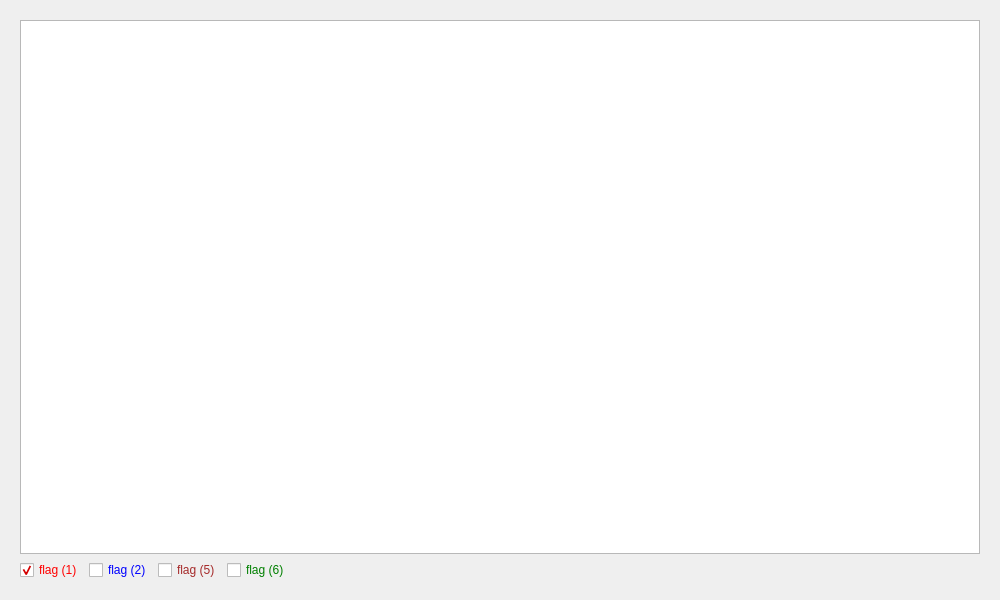
<?xml version="1.0" encoding="UTF-8"?>
<ui version="4.0">
 <class>Form</class>
 <widget class="QWidget" name="Form">
  <property name="geometry">
   <rect>
    <x>0</x>
    <y>0</y>
    <width>1000</width>
    <height>600</height>
   </rect>
  </property>
  <property name="windowTitle">
   <string>Form</string>
  </property>
  <layout class="QVBoxLayout" name="verticalLayout">
   <item>
    <widget class="CContextFrame" name="CContextFrame_CaptureTab_rawBuf0">
     <layout class="QVBoxLayout" name="verticalLayout_2">
      <item>
       <widget class="CStaticPlot" name="CStaticPlot_Capture_rawBuf0">
        <property name="minimumSize">
         <size>
          <width>500</width>
          <height>200</height>
         </size>
        </property>
        <property name="styleSheet">
         <string notr="true"/>
        </property>
        <property name="backgroundBrush">
         <brush brushstyle="SolidPattern">
          <color alpha="255">
           <red>0</red>
           <green>0</green>
           <blue>0</blue>
          </color>
         </brush>
        </property>
        <property name="foregroundBrush">
         <brush brushstyle="NoBrush">
          <color alpha="255">
           <red>0</red>
           <green>0</green>
           <blue>0</blue>
          </color>
         </brush>
        </property>
        <property name="interactive">
         <bool>true</bool>
        </property>
        <property name="renderHints">
         <set>QPainter::TextAntialiasing</set>
        </property>
        <property name="dragMode">
         <enum>QGraphicsView::NoDrag</enum>
        </property>
        <property name="cacheMode">
         <set>QGraphicsView::CacheBackground</set>
        </property>
        <property name="transformationAnchor">
         <enum>QGraphicsView::NoAnchor</enum>
        </property>
        <property name="plotTitle" stdset="0">
         <string notr="true">rawBuf0</string>
        </property>
        <property name="gridOrientation" stdset="0">
         <enum>StaticPlotWidget::Both</enum>
        </property>
        <property name="showLegend" stdset="0">
         <bool>false</bool>
        </property>
        <property name="layerIDs" stdset="0">
         <stringlist/>
        </property>
        <property name="axisLabels" stdset="0">
         <string>{&quot;right&quot;: &quot;amplitude&quot;, &quot;left&quot;: &quot;amplitude&quot;, &quot;bottom&quot;: &quot;time (microseconds)&quot;, &quot;top&quot;: &quot;time (microseconds)&quot;}</string>
        </property>
        <property name="axisRanges" stdset="0">
         <string>{&quot;x&quot;: &quot;auto&quot;, &quot;y&quot;: &quot;auto&quot;}</string>
        </property>
        <property name="replaceDataItemPenColor" stdset="0">
         <color>
          <red>255</red>
          <green>255</green>
          <blue>255</blue>
         </color>
        </property>
        <property name="replaceDataItemPenWidth" stdset="0">
         <number>1</number>
        </property>
        <property name="replaceDataItemSymbol" stdset="0">
         <enum>StaticPlotWidget::NoSymbol</enum>
        </property>
        <property name="curves" stdset="0">
         <stringlist/>
        </property>
       </widget>
      </item>
      <item>
       <layout class="QHBoxLayout" name="horizontalLayout">
        <item>
         <widget class="QCheckBox" name="checkBox_one">
          <property name="styleSheet">
           <string notr="true">color: red;</string>
          </property>
          <property name="text">
           <string>flag (1)</string>
          </property>
          <property name="checked">
           <bool>true</bool>
          </property>
         </widget>
        </item>
        <item>
         <widget class="QCheckBox" name="checkBox_two">
          <property name="styleSheet">
           <string notr="true">color: blue;</string>
          </property>
          <property name="text">
           <string>flag (2)</string>
          </property>
         </widget>
        </item>
        <item>
         <widget class="QCheckBox" name="checkBox_five">
          <property name="styleSheet">
           <string notr="true">color: brown;</string>
          </property>
          <property name="text">
           <string>flag (5)</string>
          </property>
         </widget>
        </item>
        <item>
         <widget class="QCheckBox" name="checkBox_six">
          <property name="styleSheet">
           <string notr="true">color: green;</string>
          </property>
          <property name="text">
           <string>flag (6)</string>
          </property>
         </widget>
        </item>
        <item>
         <spacer name="horizontalSpacer">
          <property name="orientation">
           <enum>Qt::Horizontal</enum>
          </property>
          <property name="sizeHint" stdset="0">
           <size>
            <width>40</width>
            <height>20</height>
           </size>
          </property>
         </spacer>
        </item>
       </layout>
      </item>
     </layout>
    </widget>
   </item>
  </layout>
 </widget>
 <customwidgets>
  <customwidget>
   <class>StaticPlotWidget</class>
   <extends>QGraphicsView</extends>
   <header>accwidgets.graph</header>
  </customwidget>
  <customwidget>
   <class>CContextFrame</class>
   <extends>QFrame</extends>
   <header>comrad.widgets.containers</header>
   <container>1</container>
  </customwidget>
  <customwidget>
   <class>CStaticPlot</class>
   <extends>StaticPlotWidget</extends>
   <header>comrad.widgets.graphs</header>
  </customwidget>
 </customwidgets>
 <resources/>
 <connections/>
</ui>
